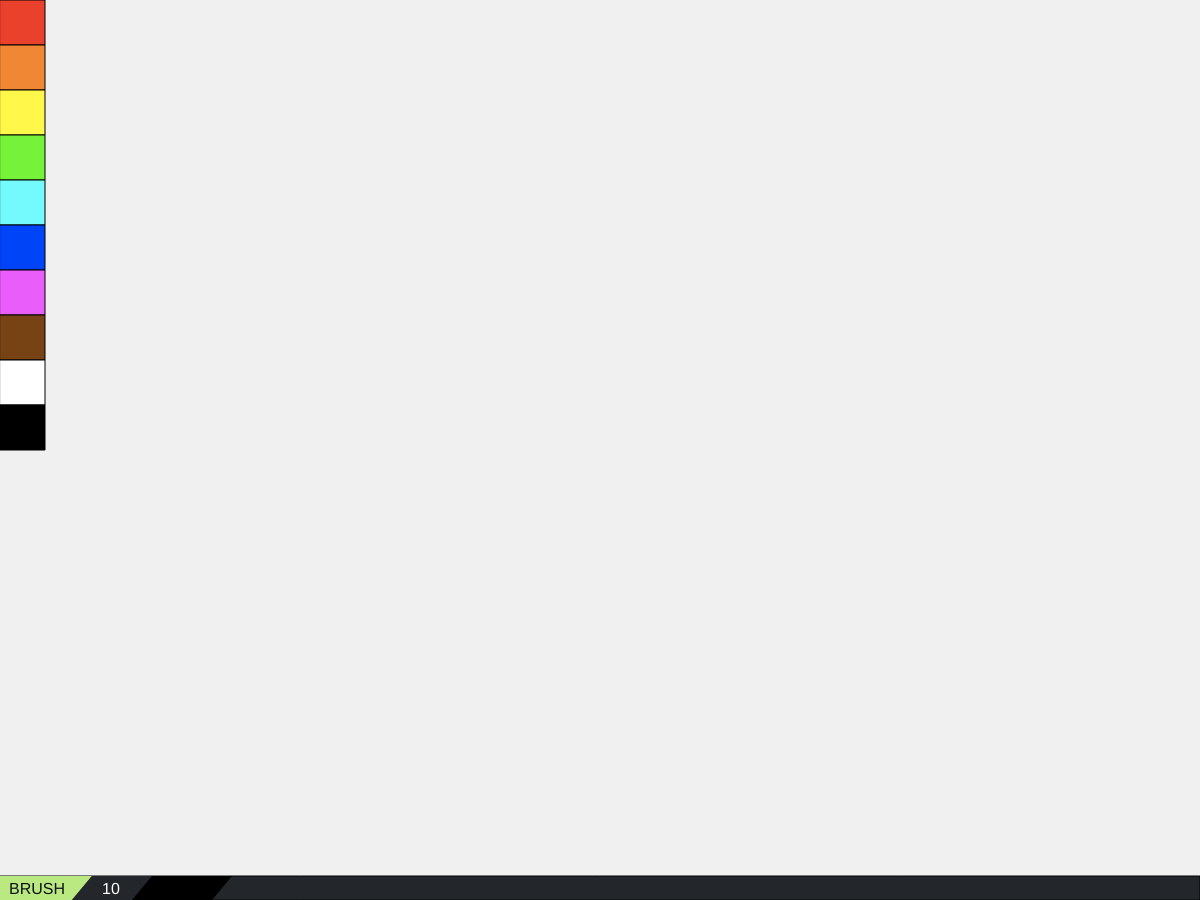
Frame 1 (no input)
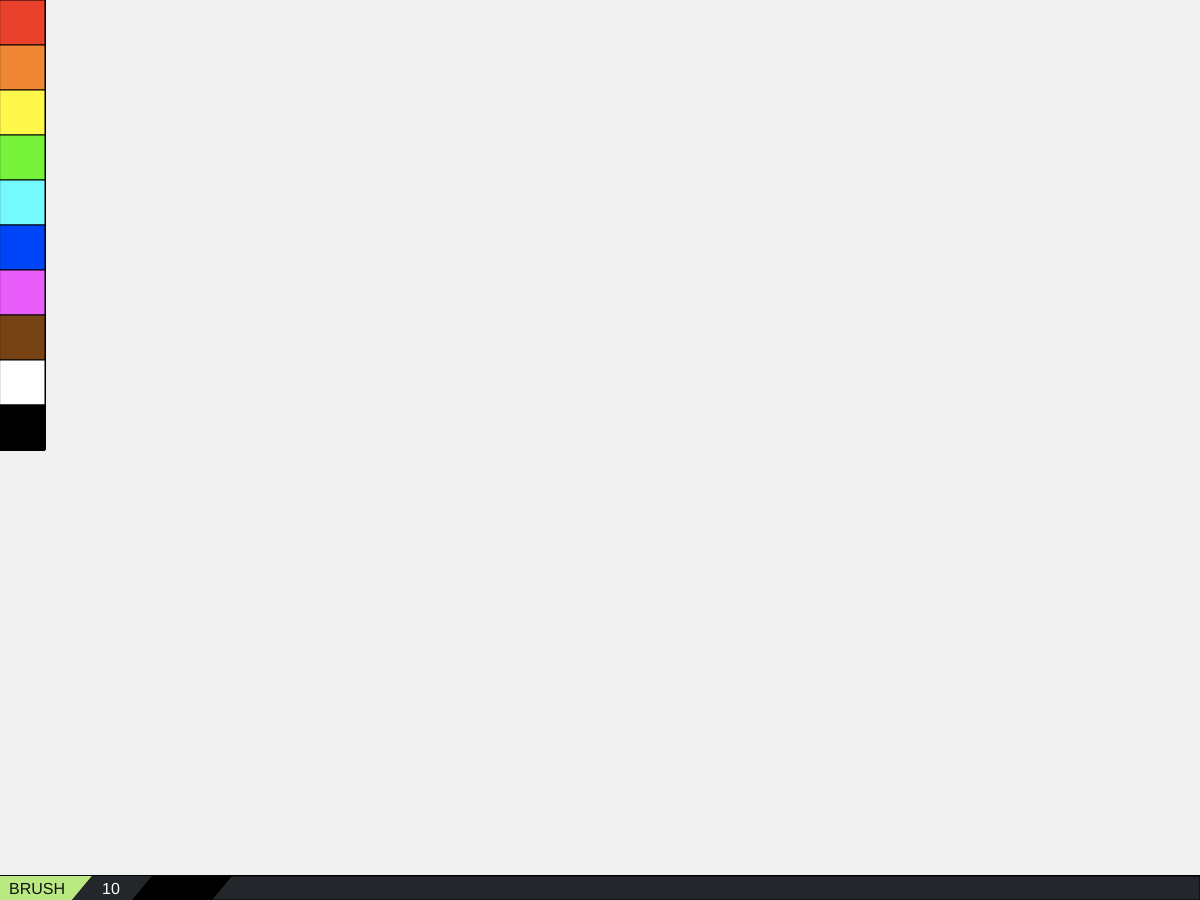
Frame 60 (no input)
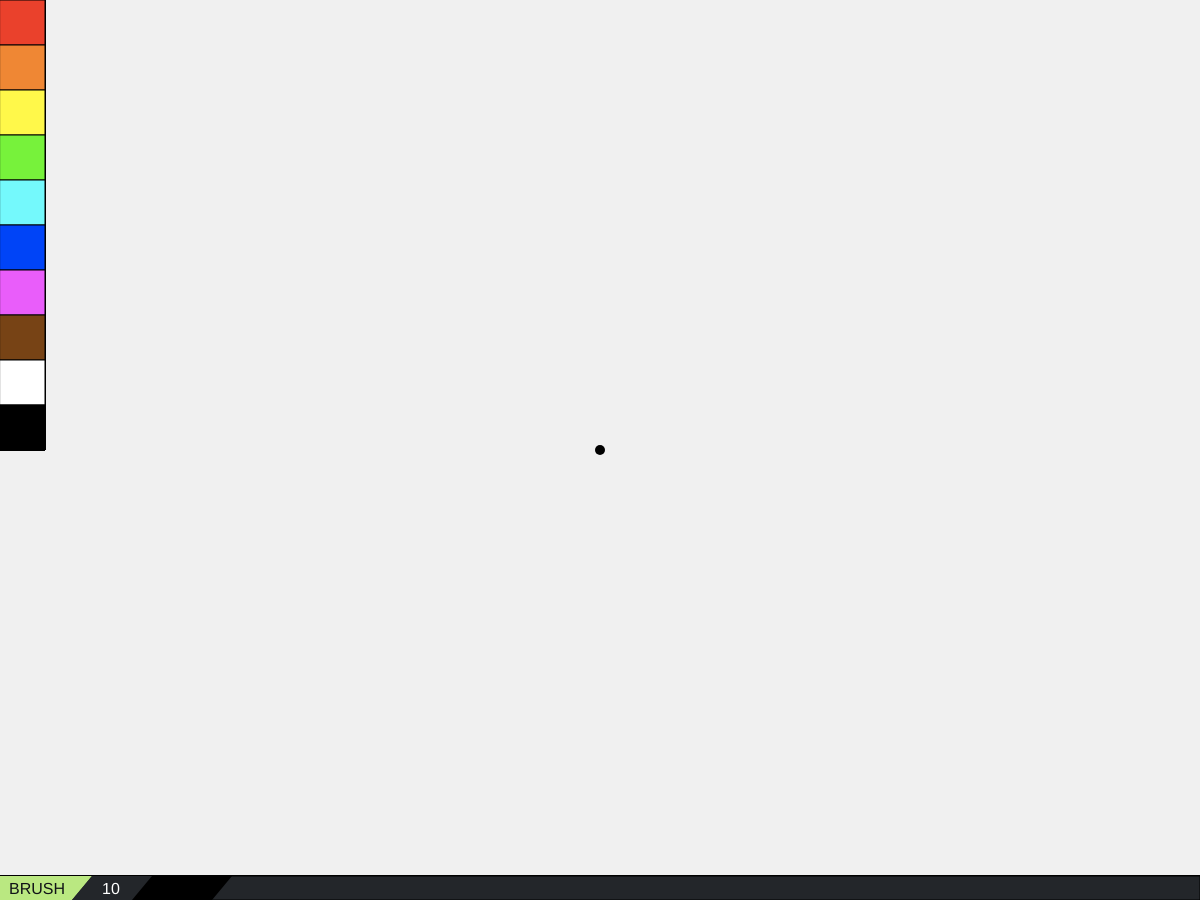
Frame 120 (the mouse pressed at the canvas centre since frame 60)

The p5.js sketch that drew these frames (run headless with seeded random() and noise() and a simulated clock; from frame 60 on, the mouse is pressed at the canvas centre):

// p5.js sketch
// ── sketch.js
var canvasColor = "#F0F0F0";
// var canvasColor = "#23262a"; //night mode :D
var colorPallete = [
  "#EA412C",
  "#EF8734",
  "#FFF84A",
  "#77F23B",
  "#74F9FC",
  "#0044F7",
  "#E95DFA",
  "#774315",
  "#FFFFFF",
  "#000000"
]
var palleteArray = [];
var brushColor = "#000000"; //default color
var isEraser = false;
var brushStrokeArray = [
  0.5,
  0.7,
  1,
  2,
  3,
  4,
  5,
  6,
  7,
  8,
  9,
  10,
  11,
  13,
  15,
  20,
  26,
  32,
  42,
  56,
  72,
  86,
  100,
  126,
  156,
  200,
  250,
  300,
  400,
  500,
  600,
  700,
  800,
  900,
  1000,
  2000
];
var brushStrokeIndex = 11;
// var brushStroke = brushStrokeArray[brushStrokeIndex];
var renderBrushSizeIsTRUE = false;
var displayStatusBar = true;
//Pallete properties:
var initialX = 0;
var initialY = 0;
var initialSize = 45;
//Canvas properties:
var canvasWidth = 1200;
var canvasHeight = 900;
//StatusBar properties:
var statusBarHeight = 24;
var diffStatusBarHeight = canvasHeight - statusBarHeight;

function initialize_color_pallete(item, index, arr) {
  // console.log("index:",index);
  // console.log("color:",item);
  // console.log("array length:", palleteArray.length);
  palleteArray.push(
    new PalleteSquare(initialX, initialY + index * initialSize, initialSize, item)
  );
}

///////////////////////////////////////////////////////////////
function setup() {
  createCanvas(canvasWidth, canvasHeight);
  background(canvasColor);
  colorPallete.forEach(initialize_color_pallete)
}

function draw() {
  for(let i = 0; i < palleteArray.length; i++) {
    palleteArray[i].draw();
  }
  // if (renderBrushSizeIsTRUE) {
  //   renderBrushSize();
  // }
  if (displayStatusBar) {
    renderStatusBar();
  }
}

///////////////////////////////////////////////////////////////
function mousePressed() {
  console.log("pressed");
  let isInsidePallete = (
    mouseX >= initialX &&
      mouseX <= initialX + initialSize &&
      mouseY >= initialY  &&
      mouseY <= initialY + initialSize * palleteArray.length
  );
  // let leftMouseIsPressed = (mouseIsPressed && mouseButton === LEFT);
  // if (leftMouseIsPressed) {
  if (isInsidePallete) {
    for(let i = 0; i < palleteArray.length; i++) {
      if (palleteArray[i].isInside()) {
        brushColor = palleteArray[i].getColor();
        console.log("color:", brushColor);
      }
    }
  }
  else if (isEraser){
    clickPaintBrush(canvasColor);
  }
  else {
    clickPaintBrush(brushColor);
  }
}

function mouseDragged() {
  // let ctrlAltIsDown = (keyIsDown(17) && keyIsDown(18));
  // if (ctrlAltIsDown) {
  //   console.log("changing brush size");
  //   renderBrushSize();
  // }
  // else {
  if (!isEraser) {
    console.log("drawing w/", brushColor, "at size", brushStrokeArray[brushStrokeIndex]);
    paintBrush(brushColor);
  }
  else {
    console.log("erasing");
    paintBrush(canvasColor);
  }
  // }
}

///////////////////////////////////////////////////////////////
class PalleteSquare {
  constructor(x, y, size, color) {
    this.x = x;
    this.y = y;
    this.size = size;
    this.color = color;
  }
  draw() {
    fill(this.color);
    square(this.x, this.y, this.size);
  }
  getColor() {
    if (this.isInside()) {
      return this.color;
    }
  }
  isInside() {
    let isInsideX = (mouseX >= this.x && mouseX <= this.x + this.size);
    let isInsideY = (mouseY >= this.y && mouseY <= this.y + this.size);

    // console.log("x:", isInsideX);
    // console.log("y:", isInsideY);
    return (isInsideX && isInsideY);
  }
}

///////////////////////////////////////////////////////////////
function keyTyped() {
  switch(key) {
    case 'c':
      //toggle eraser
      if(isEraser) {
        console.log("brush mode")
        isEraser = false;
      }
      else {
        console.log("eraser mode")
        isEraser = true;
      }
      break;
    // case 's':
    //   if(renderBrushSizeIsTRUE) {
    //     console.log("renderBrushSizeIsTRUE mode")
    //     renderBrushSizeIsTRUE = false;
    //   }
    //   else {
    //     console.log("renderBrushSizeIsFALSE mode")
    //     renderBrushSizeIsTRUE = true;
    //   }
    //   break;
    case 'q':
      console.log("q is pressed")
      //decrease brush size
      if(brushStrokeIndex >= 1) {
        brushStrokeIndex -= 1;
        console.log("brush size:", brushStrokeArray[brushStrokeIndex]);
      }
      else {
        console.log("cannot decrease brush stroke further")
      }
      break;
    case 'w':
      console.log("w is pressed")
      //decrease brush size
      if(brushStrokeIndex < brushStrokeArray.length -1) {
        brushStrokeIndex += 1;
        console.log("brush size:", brushStrokeArray[brushStrokeIndex]);
      }
      else {
        console.log("cannot increase brush stroke further")
      }
      break;
    case ' ':
      console.log("<leader> is pressed")
      //statusbar toggle
      if(displayStatusBar) {
        console.log("disabled statusbar")
        displayStatusBar = false;
        deleteStatusBar();
      }
      else {
        console.log("statusbar enabled")
        displayStatusBar = true;
      }
      break;
    default:
    console.log("not a shortcut");
  }
}

///////////////////////////////////////////////////////////////
function paintBrush(color) {
  push();
  stroke(color);
  strokeWeight(brushStrokeArray[brushStrokeIndex]);
  line(pmouseX, pmouseY, mouseX, mouseY);
  pop();
}
function clickPaintBrush(color) {
  push();
  noStroke();
  fill(color);
  circle(mouseX, mouseY, brushStrokeArray[brushStrokeIndex]);
  pop();
}
///////////////////////////////////////////////////////////////
// function renderBrushSize() {
//   push();
//   noFill();
//   circle(mouseX, mouseY, brushStrokeArray[brushStrokeIndex]);
//   pop();
// }

function renderStatusBar() {
  push();
  // let eraserModeColor = "#E95678";
  let eraserModeColor = "#7aa2f7";
  let brushModeColor = "#BAE881";
  let modeModuleSize = 74;
  let modeString = "BRUSH";
  fill("#23262a");
  rect(0, diffStatusBarHeight, canvasWidth, statusBarHeight);
  noStroke();
  if(isEraser) {
    fill(eraserModeColor);
    modeModuleSize = 82;
  }
  else {
    fill(brushModeColor);
    modeModuleSize = 72;
  }
  rect(0, diffStatusBarHeight, modeModuleSize, statusBarHeight);
  triangle(modeModuleSize, diffStatusBarHeight, modeModuleSize, canvasHeight, 20 + modeModuleSize, diffStatusBarHeight)
  // blendMode(EXCLUSION);
  // textAlign(LEFT);
  textSize(16);
  fill("#101317");
  if(isEraser) {
    modeString = "ERASER";
  }
  else {
    modeString = "BRUSH";
  }
  text(modeString, 9, diffStatusBarHeight + 18)
  //stroke size module
  let strokeSizeModuleSize = 60;
  fill("#23262a");
  triangle(modeModuleSize + 20, canvasHeight, modeModuleSize, canvasHeight, 20 + modeModuleSize, diffStatusBarHeight)
  rect(modeModuleSize + 20, diffStatusBarHeight, strokeSizeModuleSize, statusBarHeight);
  triangle(modeModuleSize + strokeSizeModuleSize + 20, diffStatusBarHeight, modeModuleSize + strokeSizeModuleSize + 20, canvasHeight, 40 + modeModuleSize + strokeSizeModuleSize, diffStatusBarHeight)
  let strokeSizeString = brushStrokeArray[brushStrokeIndex].toString();
  fill("#ffffff");
  text(strokeSizeString, 102, diffStatusBarHeight + 18)
  //color module
  let colorModuleSize = 60;
  fill(brushColor);
  triangle(strokeSizeModuleSize + modeModuleSize + 20, canvasHeight, strokeSizeModuleSize + modeModuleSize, canvasHeight, 20 + strokeSizeModuleSize + modeModuleSize, diffStatusBarHeight)
  rect(strokeSizeModuleSize + modeModuleSize + 20, diffStatusBarHeight, colorModuleSize, statusBarHeight);
  triangle(modeModuleSize + strokeSizeModuleSize + colorModuleSize + 20, diffStatusBarHeight, strokeSizeModuleSize + modeModuleSize + colorModuleSize + 20, canvasHeight, 40 + strokeSizeModuleSize + modeModuleSize + colorModuleSize, diffStatusBarHeight)
  pop();

}

function deleteStatusBar() {
  push();
  noStroke()
  fill(canvasColor);
  rect(0, diffStatusBarHeight - 1, canvasWidth, statusBarHeight + 1);
  pop();
}
